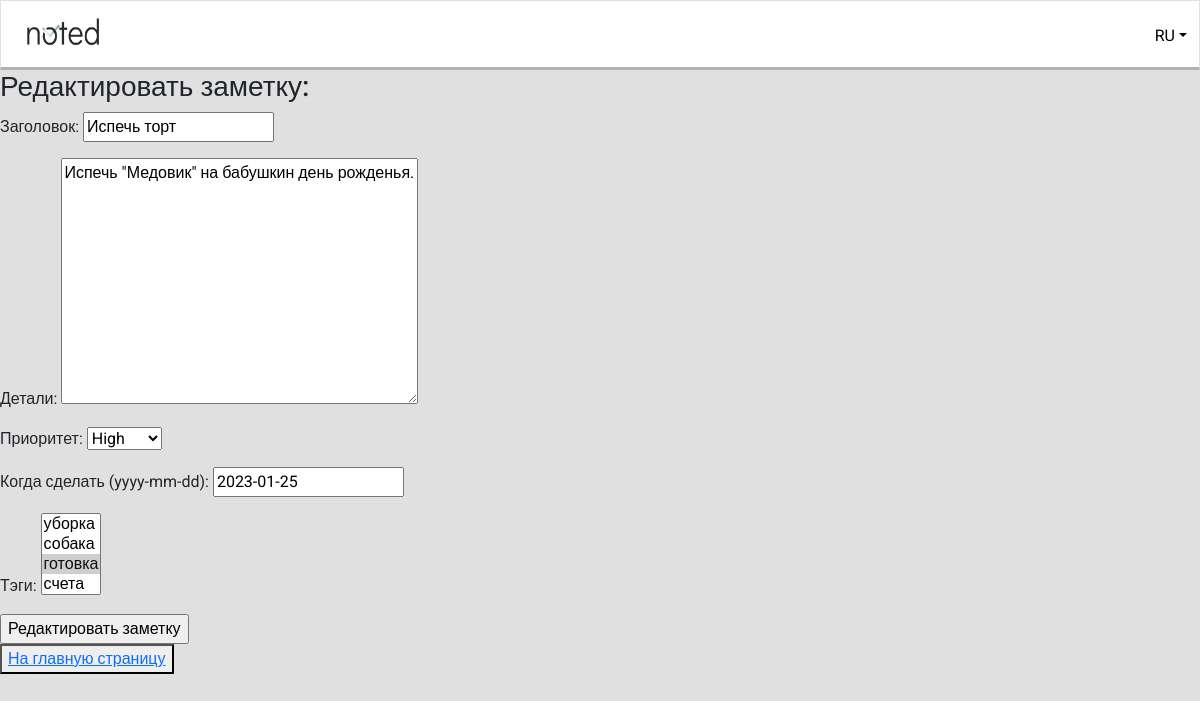
Before: /main/edit/13 with the older database file.
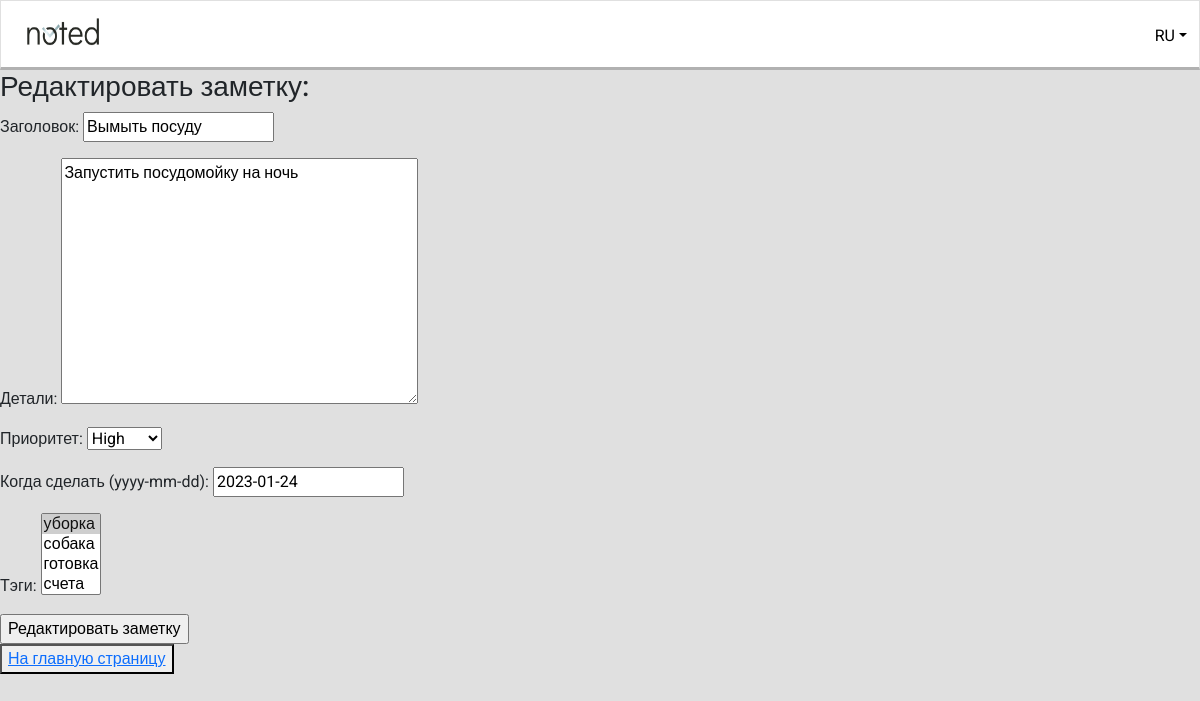
After: the same page with the newer database file.
### notes/models.py (models this page shows, shortened)
class Note(models.Model):
    LOW = 0
    NORMAL = 1
    HIGH = 2
    PRIORITIES = [
        (LOW, 'Low'),
        (NORMAL, 'Normal'),
        (HIGH, 'High'),
    ]
    note_title = models.CharField(max_length=250)
    note_text = models.TextField()
    note_priority = models.IntegerField(choices=PRIORITIES, default=0)
    note_time = models.DateField(blank=True)
    note_author = models.ForeignKey(User, on_delete=models.CASCADE)
    tags = models.ManyToManyField(Tag)

### notes/views.py (the view)
# urls.py: path('edit/<int:pk>', NoteUpdateView.as_view(), name='note_edit'),
class NoteUpdateView(UpdateView):
    template_name = 'note_update_form.html'
    form_class = NoteForm
    def get_object(self, **kwargs):
        id = self.kwargs.get('pk')
        return Note.objects.get(pk=id)

### notes/forms.py
class NoteForm(ModelForm):
    class Meta:
        model = Note
        fields = ['note_title', 'note_text', 'note_author', 'note_priority', 'note_time', 'tags']
        widgets = {
            'note_author': forms.HiddenInput(),
        }
        labels = {
            'note_title': 'Заголовок',
            'note_text': 'Детали',
            'note_priority': 'Приоритет',
            'note_time': 'Когда сделать (yyyy-mm-dd)',
            'tags': 'Тэги',
        }

### notes/models.py (called while the page is built)
    def __str__(self):
        return f'{self.name}'

### templates/note_update_form.html (shortened to what this page needs)
{% extends 'default.html' %}
{% block content %}
<h3>Редактировать заметку:</h3>
<form method="POST">
    {{ form.as_p }}
    <input type="submit" value="Редактировать заметку">
</form>
<p><button> <a href="{% url 'main' %}">На главную страницу</a> </button></p>
{% endblock content %}

Changed rows visible on the page:
changed Note "High": note_title "Испечь торт" → "Вымыть посуду"; note_text "Испечь \"Медовик\" на бабушкин день рожденья." → "Запустить посудомойку на ночь"; note_time "2023-01-25" → "2023-01-24"
Other visible differences:
form field tags: "уборка / собака / готовка ☑ / счета" → "уборка ☑ / собака / готовка / счета"
